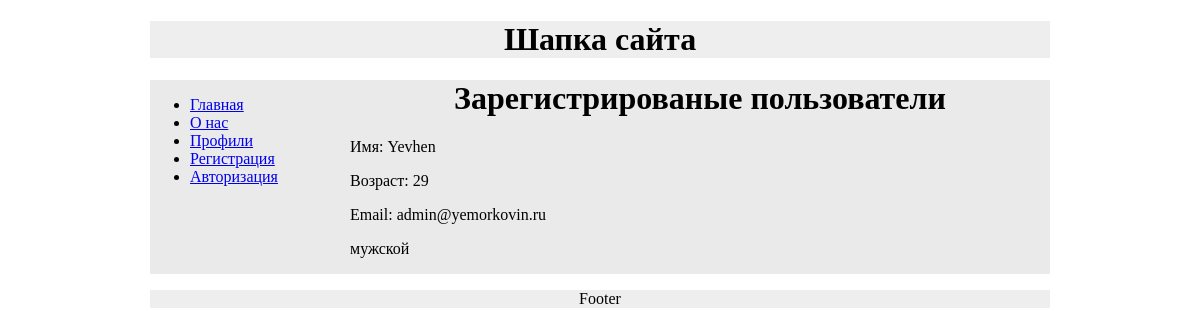
Page /panel/?id=4 on the committed database.
### mySite/models.py (models this page shows, shortened)
class Users(models.Model):
    name = models.CharField(max_length=70, verbose_name="Имя: ")
    age = models.IntegerField(verbose_name="Возраст: ")
    email = models.EmailField(verbose_name="Email: ")
    poll = [
        ('m', 'мужской'),
        ('w', 'женский')
    ]
    poll = models.CharField(choices=poll, max_length=1, verbose_name="Ваш пол: ")
    password = models.CharField(max_length=70, verbose_name='Password: ', default='12345')

### mySite/views.py (the view)
# urls.py: path('panel/', views.panel, name='panel'),
def panel(request):
    user = Users.objects.filter(id__exact=request.GET.get('id'))
    context = {
        'user': user
    }
    return render(request, 'panel.html', context=context)

### templates/panel.html (shortened to what this page needs)
{% extends 'main.html' %}
{% block content %}
<h1 align="center">Зарегистрированые пользователи</h1>
{% for us in user %}
<p>Имя: {{us.name}}</p>
<p>Возраст: {{us.age}}</p>
<p>Email: {{us.email}}</p>
{% if us.poll == 'm' %}
<p>мужской</p>
{% else %}
<p>женский</p>
{% endif %}
{% endfor %}
{% endblock %}

### mySite/static/style.css (style rules this page uses)
body { padding: 0; margin: 0; }

### rows in the picture
Users: name "Yevhen", age "29", email "admin@yemorkovin.ru", poll "мужской"
